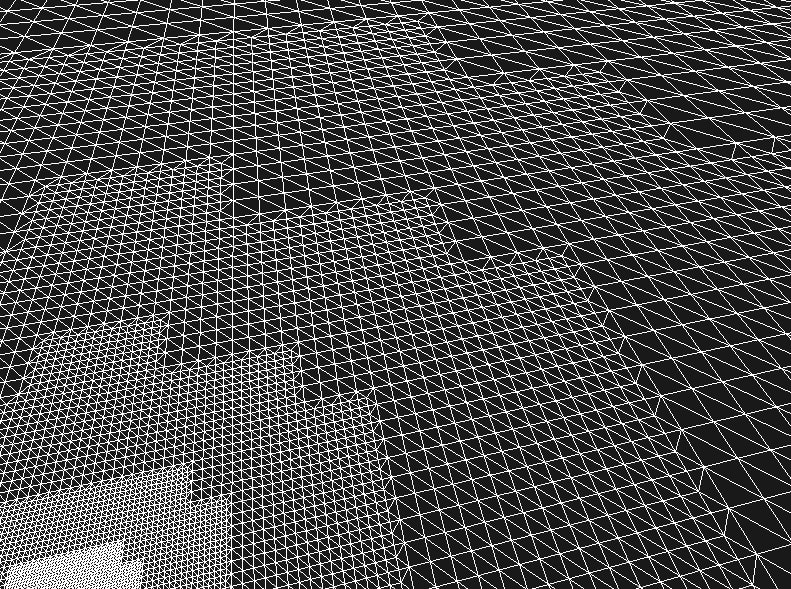
#> input picture hw2_frequency_and_filter/data/task2_pyramid/grid1.jpg, 791 x 589 px
$ python image_pyramid.py   (older library calls are emulated)
#> lines starting #> are read from the running program, lines starting #| are printed output that depends on the picture
### hw2_frequency_and_filter/funcs.py
import cv2
import matplotlib.pyplot as plt
import matplotlib.image as mpimg
import numpy as np
import math

# draw & show image
def img_show(image):
    plt.imshow(image)
    plt.show()

# [38 lines left out: functions imgs_compare, get_ideal_lp_filter, not called in this run]

# image: grayscale image or image with only one channel(shape=M*N*1), filter: matrix size must equal to image's
def frequency_filtering(image, image_filter, convert_uint8 = True):

    # Compute the 2-dimensional discrete Fourier Transform
    frequency = np.fft.fft2(image)

    # Shift the zero-frequency component to the center of the spectrum (swap half-space)
    shifted_frequency = np.fft.fftshift(frequency)

    magnitude_spectrum = np.log(np.abs(shifted_frequency))

    filtered_frequency = shifted_frequency * image_filter

    filtered_spectrum = np.log(np.abs(filtered_frequency) + 1) # add 1 to avoid "divided by zero" exception

    filtered_image = np.fft.ifft2(np.fft.ifftshift(filtered_frequency)).real

    filtered_image[filtered_image < 0] = 0

    if convert_uint8:
        filtered_image = filtered_image.astype(np.uint8)

    return filtered_image, filtered_spectrum

# get frequency domain(shifted) of an image
# [10 lines left out: function get_image_frequency, not called in this run]

# shape: tuple, cut_off_ratio: float
def get_gaussian_lp_filter(shape, cut_off_ratio):
    # declare low pass filter on frequency domain (element values: [0, 1], pass or not)
    gaussian_filter = np.zeros(shape, dtype=np.float64)

    # compute "how low" the frequency can pass (radius of the circle)
    cut_off_frequency = math.ceil(cut_off_ratio * 0.5 * shape[0])

    if (shape[0] > shape[1]):
        cut_off_frequency = math.ceil(cut_off_ratio * 0.5 * shape[1])

    # write values to filter
    # we need to shift the index, [0, 1, 2, 3, 4] --> [-2, -1, 0, 1, 2]; [0, 1, 2, 3] -> [-1.5, -0.5, 0.5, 1.5]
    u_offset = (gaussian_filter.shape[0]-1) / 2
    v_offset = (gaussian_filter.shape[1]-1) / 2

    for u in range(gaussian_filter.shape[0]):
        shifted_u = u - u_offset

        for v in range(gaussian_filter.shape[1]):
            shifted_v = v - v_offset
            radius_from_center = (shifted_u**2 + shifted_v**2)**(0.5)

            gaussian_filter[u, v] = math.exp( (-1) * radius_from_center**2 / (2 * cut_off_frequency**2))

    return gaussian_filter

### hw2_frequency_and_filter/image_pyramid.py
import cv2
import numpy as np
from matplotlib import pyplot as plt
import os.path as path
import math
import funcs

CUT_OFF_RATIO = 0.5
PYRAMID_DEPTH = 3
FILTER = True

IMG = './data/task2_pyramid/grid1.jpg'
OUTPUT_DIR = './reference'

abs_image_path = path.abspath(path.join(path.dirname(__file__), IMG))

if (not path.exists(abs_image_path)):
    print("invalid image path")
    exit()

abs_output_path = path.abspath(path.join(path.dirname(__file__), OUTPUT_DIR))

image_basename = path.basename(abs_image_path)

image = cv2.imread(abs_image_path)
#> image is the input picture: shape (589, 791, 3); min 0, max 255, mean 74.8

stack = [image]

# OpenCV's solution
'''
for i in range(PYRAMID_DEPTH):
    stack.append(cv2.pyrDown(stack[-1]))

for i, img in enumerate(stack):
    cv2.imwrite(path.join(abs_output_path, 'opencv_level' + str(i) + '_' + image_basename), img)
'''

for level in range(PYRAMID_DEPTH):

    img = stack[-1]

    filtered_img = np.zeros(img.shape, dtype=np.uint8)

    # gaussian filtering
    if FILTER:
        for ch in range(img.shape[2]):
            low_pass_filter = funcs.get_gaussian_lp_filter(img[:,:,ch].shape, CUT_OFF_RATIO)
            filtered_img[:,:,ch], _ = funcs.frequency_filtering(img[:,:,ch], low_pass_filter, convert_uint8=True)
    else:
        filtered_img = img

    # sub-sampling
    sampled_img = np.zeros((math.floor(img.shape[0]/2), math.floor(img.shape[1]/2), img.shape[2]), dtype=np.uint8)

    for row in range(sampled_img.shape[0]):
        for column in range(sampled_img.shape[1]):
            for ch in range(sampled_img.shape[2]):
                sampled_img[row, column, ch] = round(filtered_img[row*2, column*2, ch]/4 +
                    filtered_img[row*2+1, column*2, ch]/4 +
                    filtered_img[row*2, column*2+1, ch]/4 +
                    filtered_img[row*2+1, column*2+1, ch]/4)

    stack.append(sampled_img)
#> this loop made 3 passes
#> pass 1, in frequency_filtering, `magnitude_spectrum = np.log(np.abs(shifted_frequency))`:
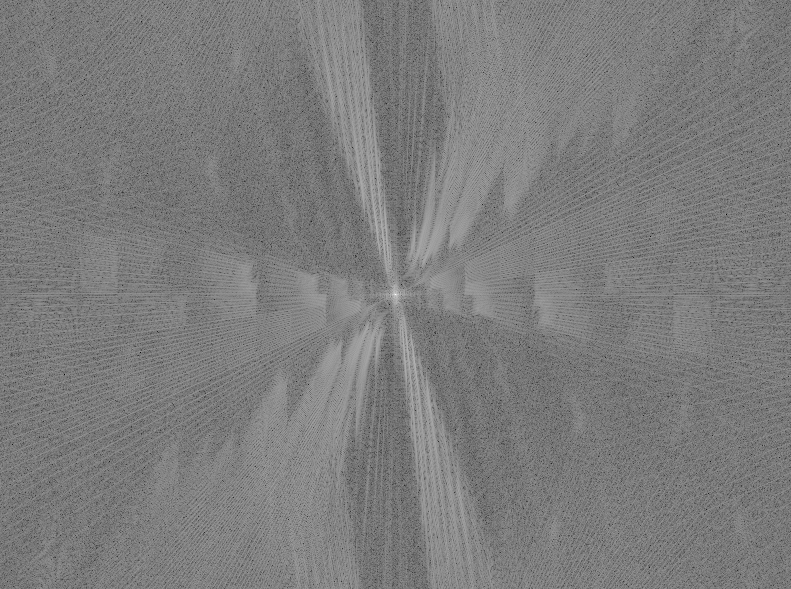
#> magnitude_spectrum: shape (589, 791) float64; min 3.98, max 17.37, mean 10.54; drawn with min black and max white
#> pass 1, in frequency_filtering, `filtered_spectrum = np.log(np.abs(filtered_frequency) + 1) # add 1 to ..`:
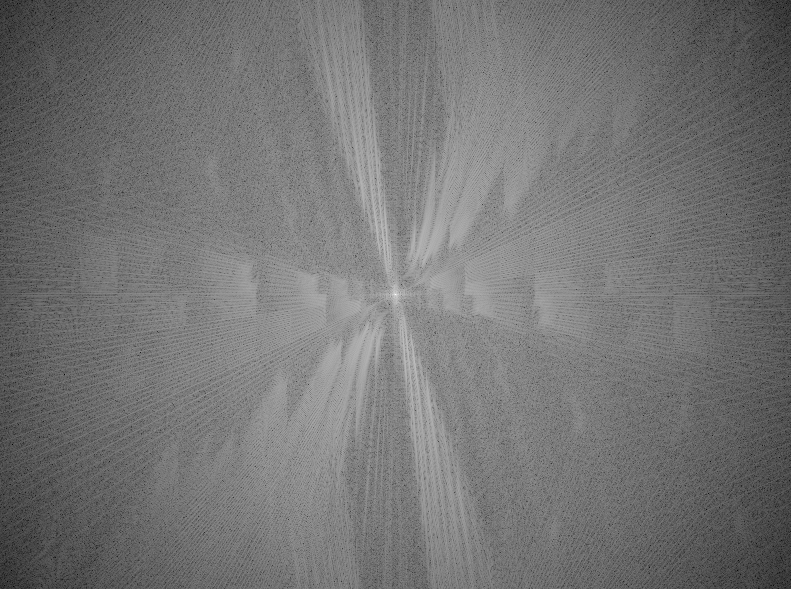
#> filtered_spectrum: shape (589, 791) float64; min 1.38, max 17.37, mean 8.69; drawn with min black and max white
#> pass 1, in frequency_filtering, `filtered_image = np.fft.ifft2(np.fft.ifftshift(filtered_frequency)).real`:
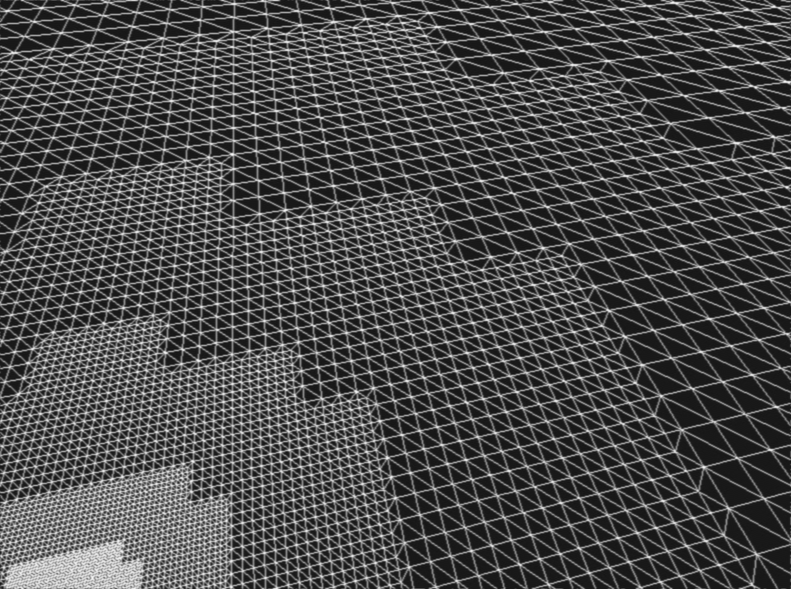
#> filtered_image: shape (589, 791) float64; min 19.11, max 251.4, mean 74.8
#> after the loop:
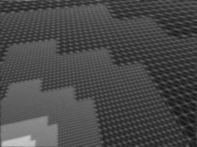
#> filtered_img: shape (147, 197, 3); min 24, max 196, mean 73.3
#> after the loop:
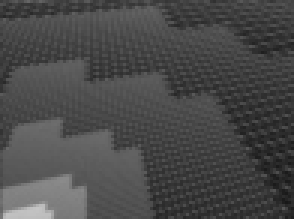
#> sampled_img: shape (73, 98, 3) (shown 3 times larger); min 24, max 196, mean 73.3
#> after the loop, stack = 4 items

for i, img in enumerate(stack):
    cv2.imwrite(path.join(abs_output_path, 'level' + str(i) + '_' + image_basename), img)
#> this loop made 4 passes
#> pass 2, `cv2.imwrite(path.join(abs_output_path, 'level' + str(i) + '_' + image_..`:
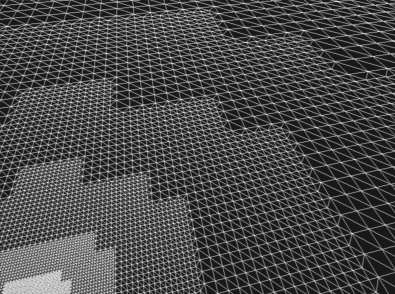
#> saved as level1_grid1.jpg: shape (294, 395, 3); min 22, max 230, mean 74.3

$ run again, with hw2_frequency_and_filter/data/task2_pyramid/skyscraper2.jpg copied over hw2_frequency_and_filter/data/task2_pyramid/grid1.jpg
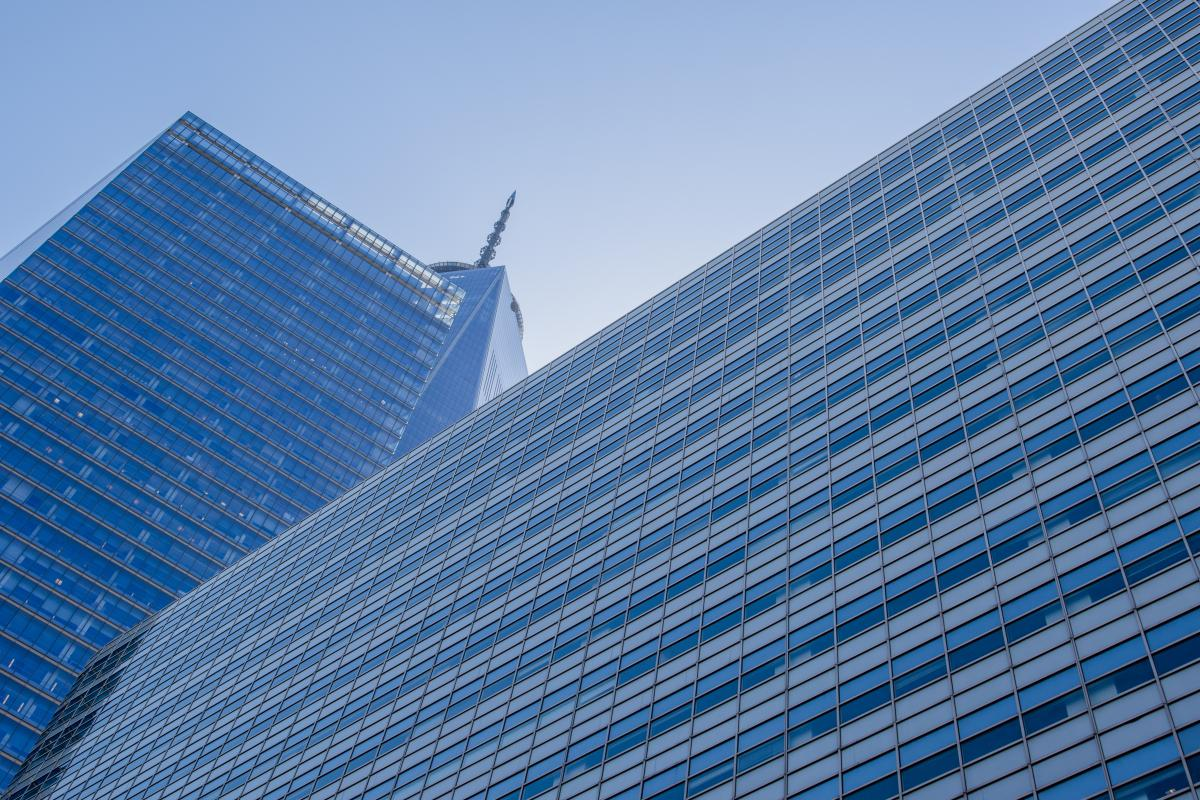
#> input picture hw2_frequency_and_filter/data/task2_pyramid/skyscraper2.jpg, 1200 x 800 px
#> image is the input picture: shape (800, 1200, 3); mean B, G, R 165.5, 124.9, 91.6
#> the loop `for level in range(PYRAMID_DEPTH): ` made 3 passes
#> pass 1, in frequency_filtering, `filtered_image = np.fft.ifft2(np.fft.ifftshift(filtered_frequency)).real`:
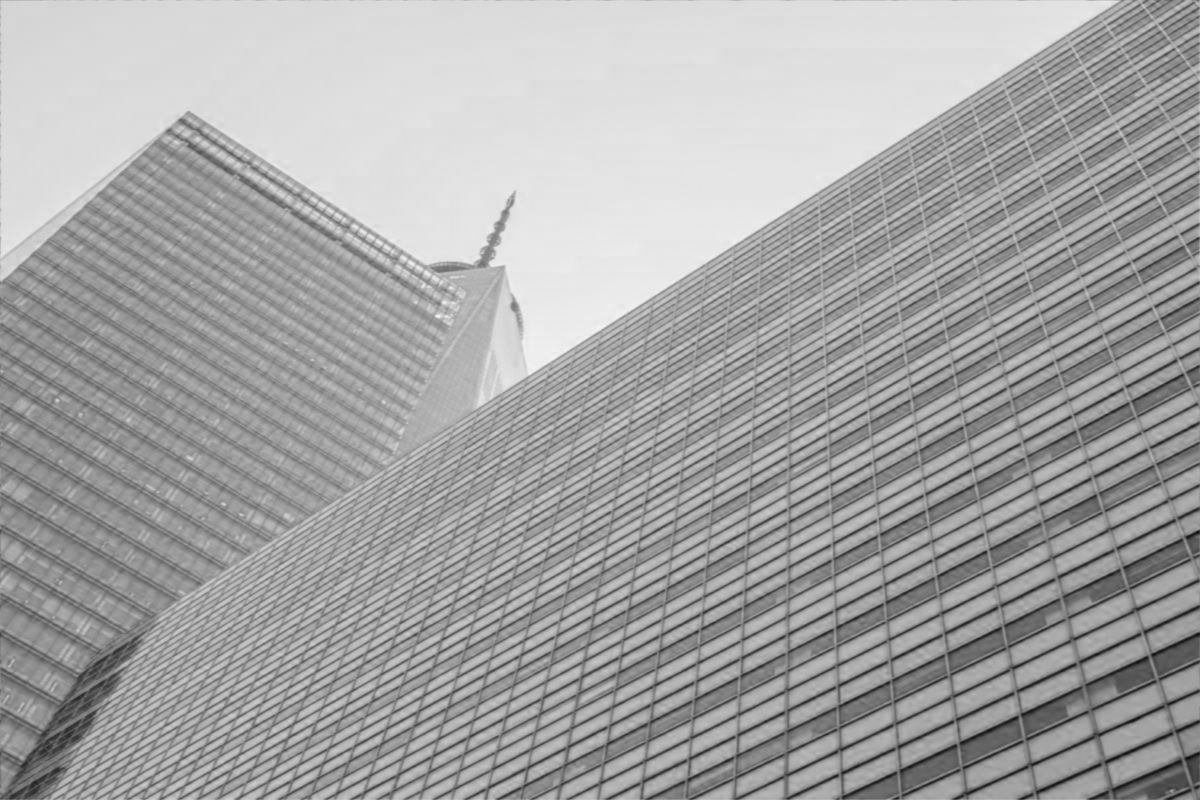
#> filtered_image: shape (800, 1200) float64; min 14.86, max 248.1, mean 165.5
#> after the loop `for level in range(PYRAMID_DEPTH):`:
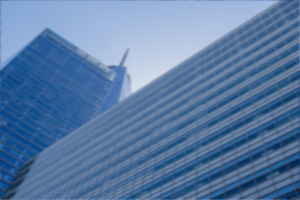
#> filtered_img: shape (200, 300, 3); mean of channels 0, 1, 2 163.9, 123.3, 90.1; drawn as B, G, R
#> after the loop `for level in range(PYRAMID_DEPTH):`: stack = 4 items
#> the loop `for i, img in enumerate(stack):` made 4 passes
